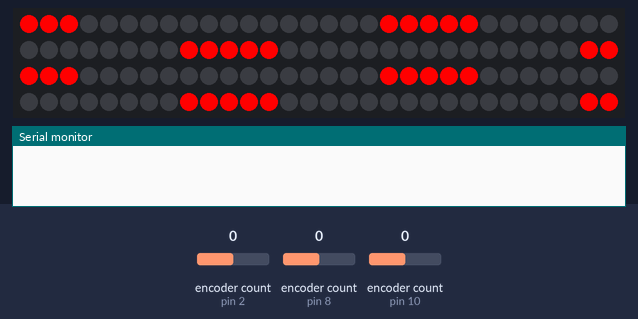
The sketch below on a simulated Arduino Uno, built with avr-gcc and run on an emulated ATmega328P. On the bench: 120 RGB LEDs in strip order, left to right, continuing on the next row, the last lines printed to the serial monitor. The inputs (shaded band) are chosen by the test bench; at power-on: encoder count (sensors on pin 10, pin 2, pin 8) 0.

Above: at 1.2 s.
1.3 s: encoder count (sensor on pin 10) set to -1
At 1.6 s:
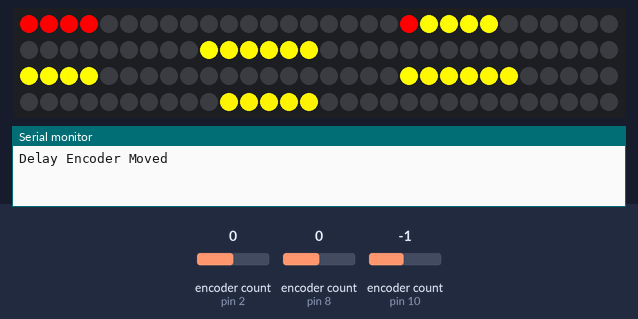
2.8 s: encoder count (sensor on pin 2) set to -1
At 4.0 s:
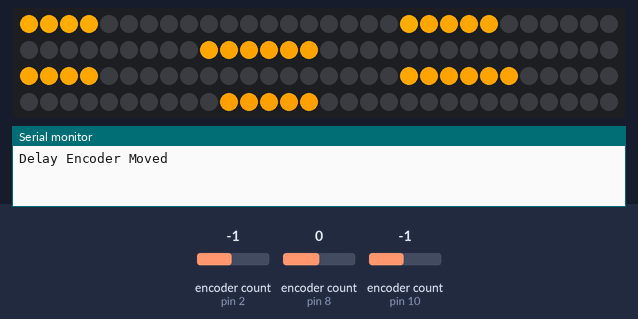
4.3 s: encoder count (sensor on pin 2) set to 3
At 5.1 s:
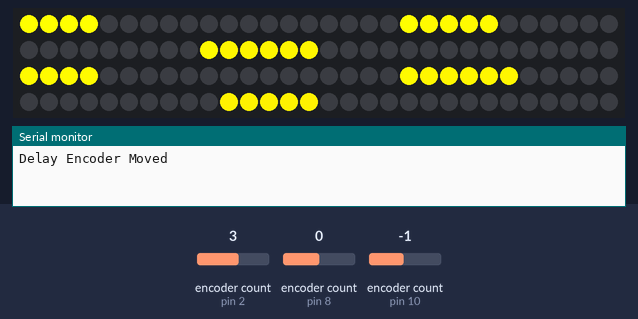
5.8 s: encoder count (sensor on pin 2) set to 4
7.3 s: encoder count (sensor on pin 10) set to -2
At 8.5 s:
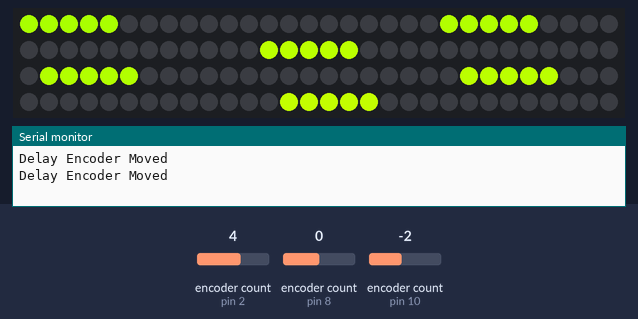
8.8 s: encoder count (sensor on pin 2) set to 5
At 9.3 s:
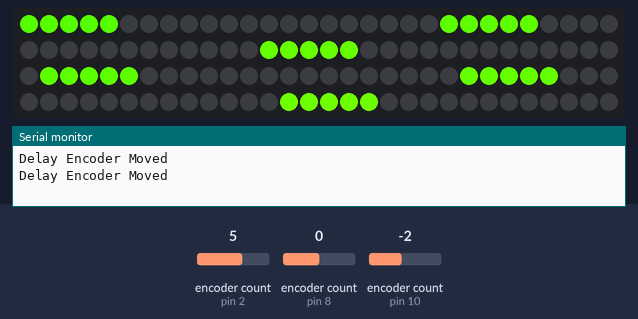
Timing chart, 0 to 11.3 s (numbered marks = the images above; inputs shaded):
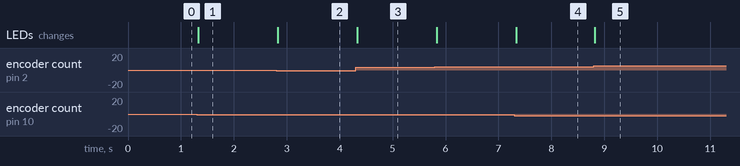

Measured:
- after the input at 1.3 s, the LEDs: change at once (image 1)
- after the input at 2.8 s, the LEDs: change at once (image 2)
- after the input at 4.3 s, the LEDs: change at once (image 3)
- after the input at 7.3 s, the LEDs: change at once (image 4)
- after the input at 8.8 s, the LEDs: change at once (image 5)

The sketch:

LightBoard.ino
```cpp
#include <FastLED.h>
#include <RotaryEncoder.h>

#define LED_PIN     6    // Digital pin connected to the LED data line
#define POSITION_ROTARY_PIN_1     8
#define POSITION_ROTARY_PIN_2     9
#define SHIFT_ROTARY_PIN_1     10
#define SHIFT_ROTARY_PIN_2     11
#define COLOR_ROTARY_PIN_1     2
#define COLOR_ROTARY_PIN_2     3

#define NUM_CIRCLES_HEIGHT 2
#define NUM_CIRCLES_WIDTH 3
#define NUM_LEDS_CIRCLE 20
#define NUM_LEDS NUM_CIRCLES_HEIGHT * NUM_CIRCLES_WIDTH * NUM_LEDS_CIRCLE  // Total number of LEDs in the strip
#define NUM_LEDS_ON 5 / 2 // divide by 2 because the # is actually distance from center LED to leave on
#define COLOR_SATURATION 1
#define COLOR_VALUE 1

CRGB leds[NUM_LEDS];     // Define the LED array
RotaryEncoder speedEncoder(POSITION_ROTARY_PIN_1, POSITION_ROTARY_PIN_2, RotaryEncoder::LatchMode::TWO03);
RotaryEncoder delayEncoder(SHIFT_ROTARY_PIN_1, SHIFT_ROTARY_PIN_2, RotaryEncoder::LatchMode::TWO03);
RotaryEncoder colorEncoder(COLOR_ROTARY_PIN_1, COLOR_ROTARY_PIN_2, RotaryEncoder::LatchMode::TWO03);

int lastSpeedEncoder = 0;
double currentPos = 0;
int lastDelayEncoder = 0;
double currentDelay = 0;
int lastColorEncoder = 0;
double colorShift = 0;
double currentHue = 0;

typedef struct {
    double r;       // a fraction between 0 and 1
    double g;       // a fraction between 0 and 1
    double b;       // a fraction between 0 and 1
} rgb;

typedef struct {
    double h;       // angle in degrees
    double s;       // a fraction between 0 and 1
    double v;       // a fraction between 0 and 1
} hsv;

rgb hsv2rgb(hsv in)
{
    double      hh, p, q, t, ff;
    long        i;
    rgb         out;

    if(in.s <= 0.0) {       // < is bogus, just shuts up warnings
        out.r = in.v;
        out.g = in.v;
        out.b = in.v;
        return out;
    }
    hh = in.h;
    if(hh >= 360.0) hh = 0.0;
    hh /= 60.0;
    i = (long)hh;
    ff = hh - i;
    p = in.v * (1.0 - in.s);
    q = in.v * (1.0 - (in.s * ff));
    t = in.v * (1.0 - (in.s * (1.0 - ff)));

    switch(i) {
    case 0:
        out.r = in.v;
        out.g = t;
        out.b = p;
        break;
    case 1:
        out.r = q;
        out.g = in.v;
        out.b = p;
        break;
    case 2:
        out.r = p;
        out.g = in.v;
        out.b = t;
        break;

    case 3:
        out.r = p;
        out.g = q;
        out.b = in.v;
        break;
    case 4:
        out.r = t;
        out.g = p;
        out.b = in.v;
        break;
    case 5:
    default:
        out.r = in.v;
        out.g = p;
        out.b = q;
        break;
    }
    return out;
}

double doubleModulo(double val, int mod)
{
  while (val >= mod)
    val -= mod;
  return val;
}

void fillLEDArray() {
  for (int y = 0; y < NUM_CIRCLES_HEIGHT; y++) {
    for (int x = 0; x < NUM_CIRCLES_WIDTH; x++) {
      for (int i = 0; i < NUM_LEDS_CIRCLE; i++) {
        int pos = NUM_LEDS_CIRCLE * (NUM_CIRCLES_WIDTH * y + x) + i;
        int litPos = (int) (currentDelay * (x + y) + currentPos);
        litPos = litPos % 20;
        if (abs(litPos - i) <= NUM_LEDS_ON || abs(litPos + NUM_LEDS_CIRCLE - i) <= NUM_LEDS_ON || abs(litPos - NUM_LEDS_CIRCLE - i) <= NUM_LEDS_ON) {
          //convert HSV (which is good for making rainbow) to RGB
          hsv initialColor;
          initialColor.h = currentHue + colorShift * (x + y);
          initialColor.s = COLOR_SATURATION;
          initialColor.v = COLOR_VALUE;
          rgb color = hsv2rgb(initialColor);
          leds[pos] = CRGB(color.r * 255, color.g * 255, color.b * 255);
        }
        else {
          leds[pos] = CRGB::Black;
        }
      }
    }
  }

  FastLED.show();  // Display the initial LED states
}

void setup() {
  FastLED.addLeds<WS2812, LED_PIN, GRB>(leds, NUM_LEDS);  // Initialize FastLED library
  Serial.begin(9600); // open the serial port at 9600 bps:

  fillLEDArray();
}

void loop() {
  speedEncoder.tick();
  delayEncoder.tick();
  colorEncoder.tick();

  // Speed
  if (lastSpeedEncoder != speedEncoder.getPosition())
  {
    Serial.println("Speed Encoder Moved");
    lastSpeedEncoder = speedEncoder.getPosition();
    int dir = (int)speedEncoder.getDirection();
    currentPos += -dir * 1;
    if (colorShift > 0.5)
      colorShift -= 0.5;
    else if (colorShift < -0.5)
      colorShift += 0.5;
    else
      colorShift = 0;
  }

  // Delay
  if (lastDelayEncoder != delayEncoder.getPosition())
  {
    Serial.println("Delay Encoder Moved");
    lastDelayEncoder = delayEncoder.getPosition();
    int dir = (int)delayEncoder.getDirection();
    currentPos += -dir * 1;
    currentDelay += -dir * 0.5;
    colorShift += dir * 1;
  }

  // Color
  if (lastColorEncoder != colorEncoder.getPosition())
  {
    lastColorEncoder = colorEncoder.getPosition();
    currentHue = (colorEncoder.getPosition() * 10) % 360;
  }

  currentPos = doubleModulo(currentPos, NUM_LEDS_CIRCLE);
  currentDelay = doubleModulo(currentDelay, NUM_LEDS_CIRCLE);
  colorShift = doubleModulo(colorShift, 360);

  fillLEDArray();
}
```
